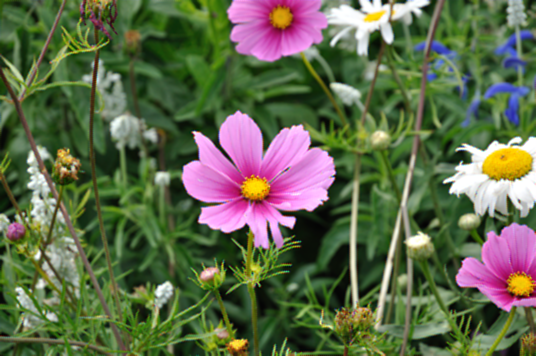
%> input picture Archive/image forgery/hxj/CFA/flowers.tiff, 536 x 356 px
$ octave demo.m   (GNU Octave 9; MATLAB toolbox functions it lacks are replaced by stand-ins)
%> lines starting %> are read from the running program, lines starting %| are printed output that depends on the picture
%> further down, im2 is the input picture: size 356x536x3 uint8; mean R, G, B 96.7, 105.9, 75.7
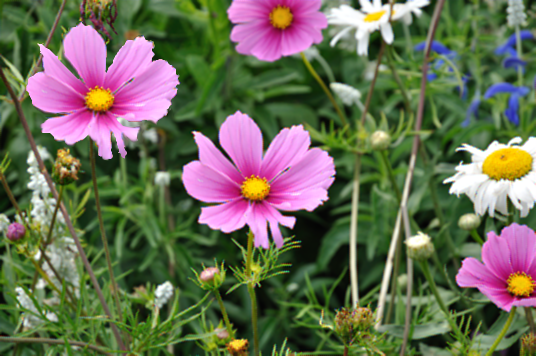
%> input picture Archive/image forgery/hxj/CFA/flowers-tampered.tiff, 536 x 356 px
%> further down, im1 is the input picture: size 356x536x3 uint8; mean R, G, B 106.8, 108.5, 85.4
### Archive/image forgery/hxj/CFA/CFAloc.m

function [map,stat1] = CFAloc(im1)

% Pattern of CFA on green channel
Bayer = [0, 1;
         1, 0];

% 取绿色通道
im1 = im1(:,:,2);
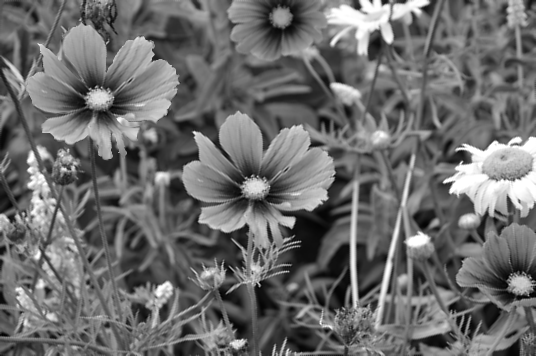
%> im1: size 356x536 uint8; min 0, max 255, mean 108.5

% 获取图像的宽度和高度
dim1 = size(im1);
%> dim1 = [356 536]

% 插值
pre1 = prediction(im1);

% 采集像素和内插像素的局部变化
[var_map1,] = getVarianceMap(pre1, Bayer, dim1);

% 提取特征
stat1 = getFeature(var_map1, Bayer);

% GMM模型参数估计
[mu, sigma] = MoGEstimationZM(stat1);

% 对数似然图 对统计的特征进行分类
loglikelihood_map = loglikelihood(stat1, mu, sigma);

% 对似然图进行中值滤波
func = @(x) sum(x(:));
log_L_cum = blkproc(loglikelihood_map,[3 3],func);
map = medfilt2(log_L_cum,[3 3]);

return

### Archive/image forgery/hxj/CFA/prediction.m


function [pred_error] = prediction(im)

% predictor with a bilinear kernel
Hpred = [ 0,   -1,    0;
          -1,  4,    -1;
          0,   -1,    0 ];

pred_error = imfilter(double(im),double(Hpred));
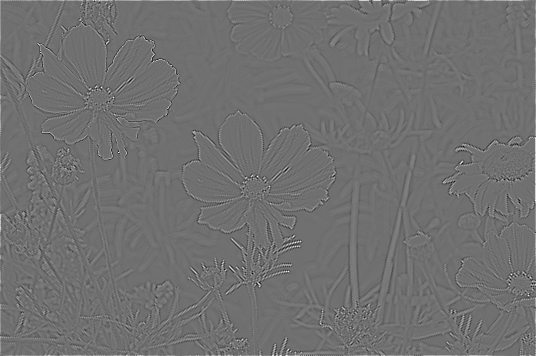
%> pred_error: size 356x536 double; min -285, max 362, mean 0.9; drawn with min black and max white

return

### Archive/image forgery/hxj/CFA/getVarianceMap.m


function [var_map,var_map_interpolated] = getVarianceMap(im,Bayer,dim)
%> called with Bayer = [0 1; 1 0], dim = [356 536]

% 以Bayer为模版扩大纬度, pattern 和图像大小相同 pattern的作用是 将采样信号和插值信号分开
pattern = kron(ones(dim(1)/2,dim(2)/2), Bayer);

window = gaussian_window();

% 归一化
mc = sum(sum(window));% 高斯核的系数
window_mean = window./mc;% 归一化
vc = 1 - (sum(sum((window.^2)))); %无偏比例因子

%  variance of acquired pixels
acquired = im.*(pattern);%把采样信号抽离出来
mean_map_acquired = imfilter(acquired,window_mean,'replicate').*pattern;%高斯滤波后抽离采样区域信号 结果为预测误差局部加权均值
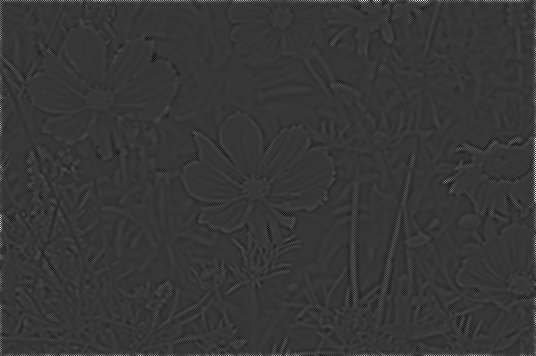
%> mean_map_acquired: size 356x536 double; min -23.58, max 85.86, mean 0.3; drawn with min black and max white
sqmean_map_acquired = imfilter(acquired.^2,window_mean,'replicate').*pattern;%高斯滤波抽离采样区域信号
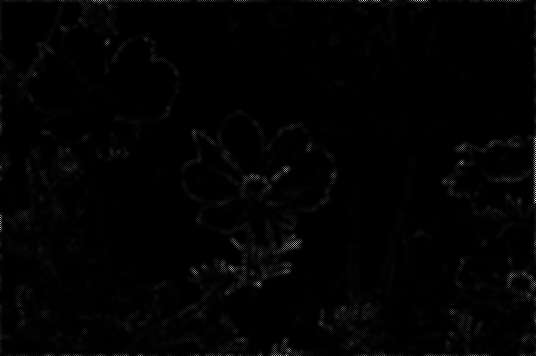
%> sqmean_map_acquired: size 356x536 double; min 0, max 25669, mean 246.6; drawn with min black and max white
var_map_acquired =  (sqmean_map_acquired - (mean_map_acquired.^2))/vc;   % 局部加权方差

%  variance of interpolated pixels
interpolated = im.*(1-pattern);
mean_map_interpolated = imfilter(interpolated,window_mean,'replicate').*(1-pattern); %高斯滤波
sqmean_map_interpolated = imfilter(interpolated.^2,window_mean,'replicate').*(1-pattern); %高斯滤波
var_map_interpolated = (sqmean_map_interpolated - (mean_map_interpolated.^2))/vc;% 局部加权方差

var_map = var_map_acquired + var_map_interpolated;

return

### Archive/image forgery/hxj/CFA/getFeature.m


function [statistics] = getFeature(var_map,Bayer)
%> called with Bayer = [0 1; 1 0]

% logical 把所有的非零变成1 零变成逻辑0
% sigma() 下标索引
% prod 计算数组元素的连乘积
% func 在模版Bayer下 采样信号的连乘积/插值信号的连乘积


func = @(x) (sqrt(prod(x(logical(Bayer)))))/(sqrt(prod(x(not(logical(Bayer))))));

statistics = blkproc(var_map,[2 2],func);


return

### Archive/image forgery/hxj/CFA/EMGaussianZM.m

function [mu1,v1,v2] = EMGaussianZM(x)
%
% estimate Gaussian mixture parameters from data x with EM algorithm
% assume x distributed as alpha * N(0,v1) + (1 - alpha) * N(mu2, v2)
% 绝对误差限
tol = 1e-3;
% 最大迭代次数
max_iter = 500;
% 初始化像素参数
alpha = 0.5;
mu1 = mean(x);
%> mu1 = 1.09
v2 = var(x);
%> v2 = 1.03
v1 = v2/10;
%> v1 = 0.103
alpha_old = 1;
k = 1;
while abs(alpha - alpha_old) > tol && k < max_iter
    alpha_old = alpha;
    k = k + 1;
    % expectation E步 根据当前的参数计算后验概率
    f1 = alpha * exp(-x.^2/2/v1)/sqrt(v1);
    f2 = (1 - alpha) * exp(-(x - mu1).^2/2/v2)/sqrt(v2);
    alpha1 = f1 ./ (f1 + f2);
    alpha2 = f2 ./ (f1 + f2);
    % maximization M步 根据E步中计算的后验概率再计算新的参数
    alpha = mean(alpha1);
    v1 = sum(alpha1 .* x.^2) / sum(alpha1);
    mu1 = sum(alpha2 .* x) / sum(alpha2);
    v2 = sum(alpha2 .* (x - mu1).^2) / sum(alpha2);
end
%> this loop made 14 passes
%> (alpha_old, alpha, v1, mu1, v2) on passes 2 to 13: (0.125, 0.0622, 0.461, 1.14, 1.03), (0.0622, 0.0409, 1.05, 1.13, 0.987), (0.0409, 0.049, 3.23, 1.19, 0.756), (0.049, 0.0702, 3.87, 1.25, 0.546), (0.0702, 0.0906, 3.68, 1.27, 0.466), (0.0906, 0.107, 3.5, 1.28, 0.438), (0.107, 0.118, 3.38, 1.28, 0.426), (0.118, 0.125, 3.31, 1.28, 0.419), (0.125, 0.13, 3.26, 1.29, 0.415), (0.13, 0.133, 3.24, 1.29, 0.413), (0.133, 0.135, 3.22, 1.29, 0.411), (0.135, 0.136, 3.21, 1.29, 0.411)
%> (alpha, v1, mu1, v2) on pass 1: (0.125, 0.256, 1.2, 1.06)
%> after the loop, k = 15

return

### Archive/image forgery/hxj/CFA/MoGEstimationZM.m


function [mu,sigma] = MoGEstimationZM (statistics)

% Expectation Maximization Algorithm with Zero-Mean forced first component
% NaN and Inf management

statistics(isnan(statistics)) = 1;
data = log(statistics(:));
data = data(not(isinf(data)|isnan(data)));


% E/M algorithm

[mu1,v1,v2] = EMGaussianZM(data);
%> mu1 = 1.29; v1 = 3.2; v2 = 0.41

% 篡改后的图像mu值更大
mu= [mu1 ; 0];
%> mu = [1.29; 0]

sigma = sqrt([v2; v1]);
%> sigma = [0.64; 1.79]
%> in CFAloc, `[mu, sigma] = MoGEstimationZM(stat1);`: mu = [1.29; 0]; sigma = [0.64; 1.79]

return

### Archive/image forgery/hxj/CFA/loglikelihood.m


function [L] = loglikelihood(statistics, mu, sigma)
%> called with mu = [1.29; 0], sigma = [0.64; 1.79]

% Loglikelihood map
min = 1e-320;
max = 1e304;

statistics(isnan(statistics))=1;
statistics(isinf(statistics))=max;
%> statistics: size 178x268 double; min 0.0114, max 1e+304, mean 2.1e+299
statistics(statistics == 0) = min;

mu1=mu(1);
mu2=mu(2);
%> mu2 = 0

sigma1=sigma(1);
%> sigma1 = 0.64
sigma2=sigma(2);
%> sigma2 = 1.79

% log-likelihood 特征矩阵
L = 0.5.*((((log(statistics) - mu1).^2)/sigma1^2)...
    -0.5*(((log(statistics) - mu2).^2)/sigma2^2));

return

### Archive/image forgery/hxj/CFA/gaussian_window.m


function [window]=gaussian_window()

% window length
N_window=7;
sigma=1;
% 生成范围(-2,2) 以2/3为步长的矩阵
[x, y] = meshgrid(-(ceil(sigma*2)):4*sigma/(N_window-1):ceil(sigma*2));

% 高斯窗函数
window = (1/(2*pi*sigma^2)).*exp(-0.5.*(x.^2+y.^2)./sigma^2);

return

### Archive/image forgery/hxj/CFA/demo.m

im2 = imread('flowers.tiff');
im1 = imread('flowers-tampered.tiff');

% 获取定位篡改区域的图像以及统计特征
[map,stat1] = CFAloc(im1);
%> in CFAloc, `map = medfilt2(log_L_cum,[3 3]);`:
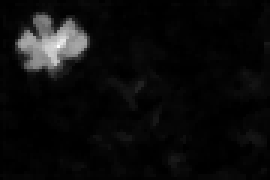
%> map: size 60x90 double (shown 3 times larger); min -0.893, max 199.2, mean 8.9; drawn with min black and max white

data1 = log(stat1(:));
n_bins1 = round(sqrt(length(data1)));
%> n_bins1 = 218

subplot(2,2,1), imshow(im2), title('Not tampered image');
subplot(2,2,2), imshow(im1), title('Manipulated image');
subplot(2,2,3), imagesc(map),colormap('gray'), title('Probability map ');
subplot(2,2,4), hist(data1, n_bins1), title('Histogram of the proposed feature');
%> after `title('Histogram of the proposed feature')`:
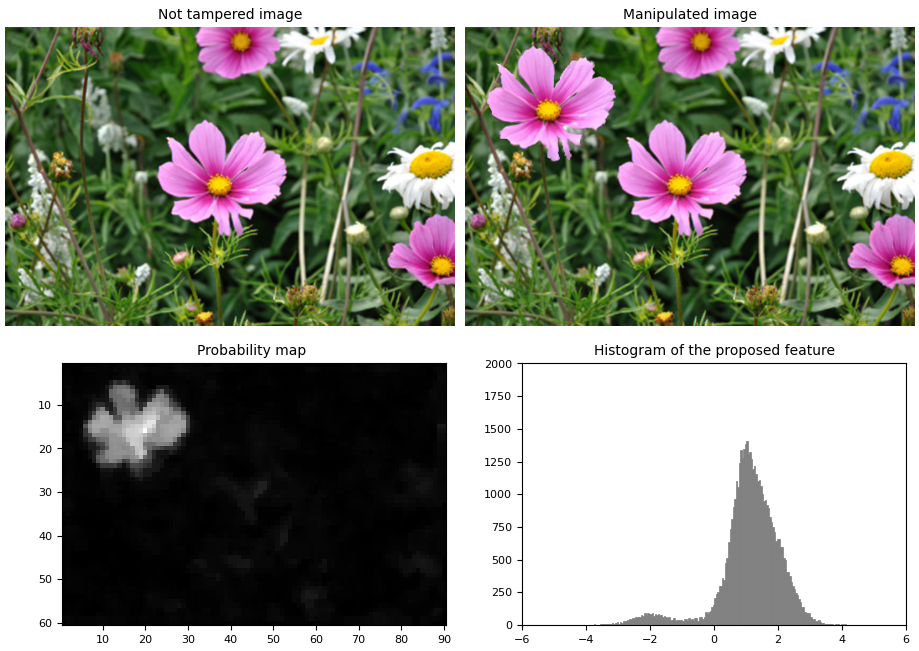
%> figure redrawn from the program's plot data, 4 panels
